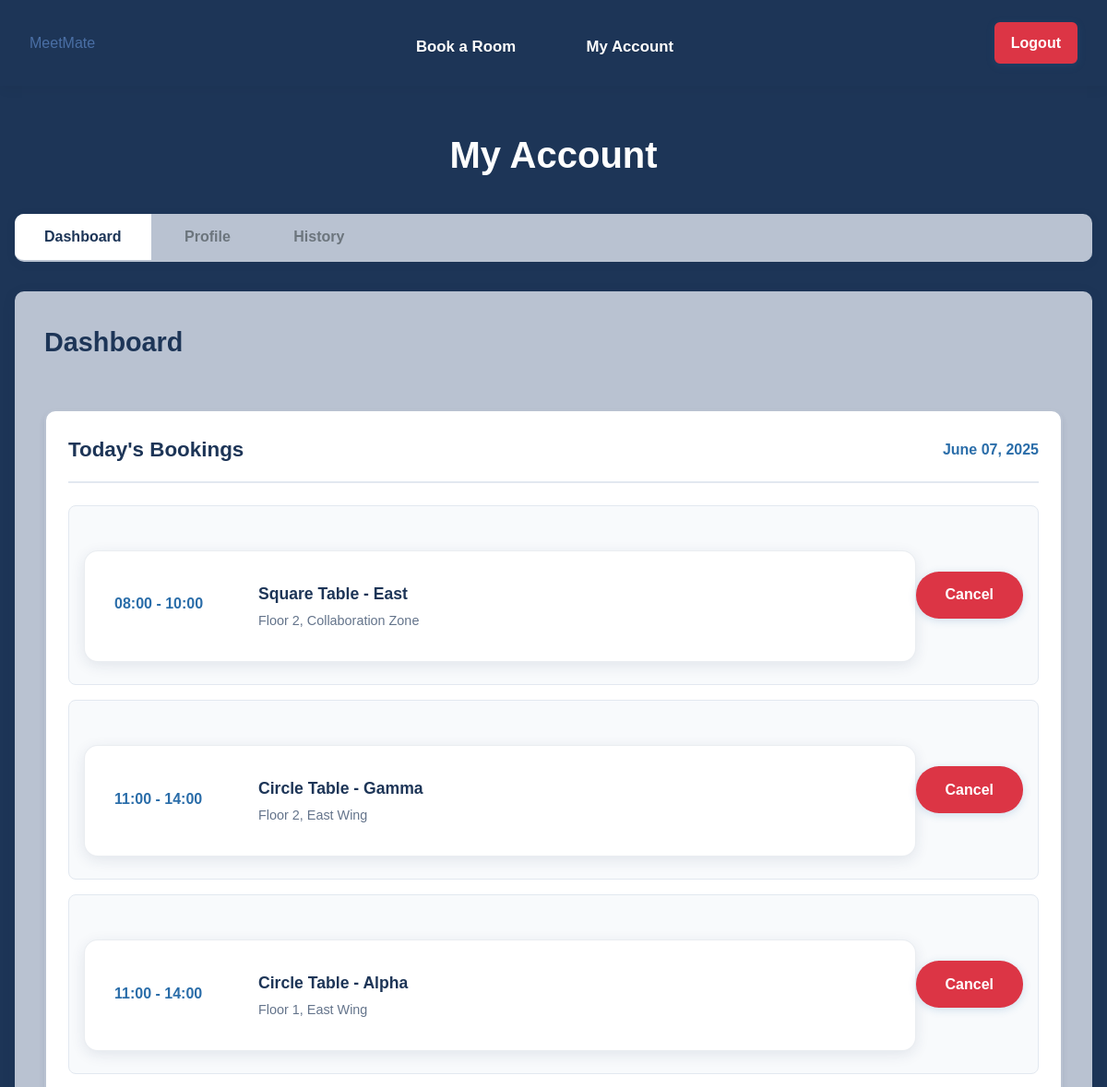
Before: /my_account (signed in, upper part) with the older database file.
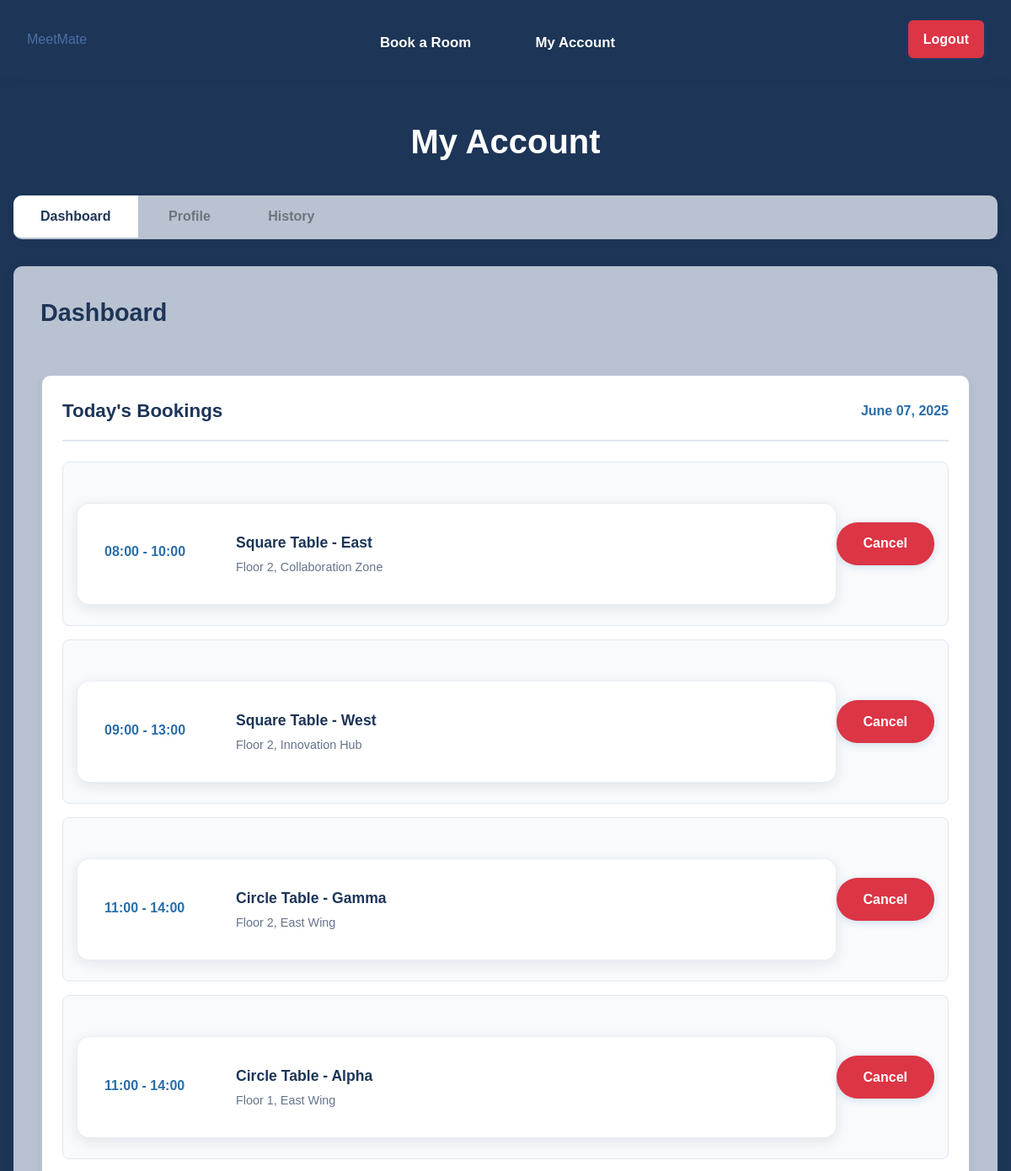
After: the same page with the newer database file.
### tables this page shows
CREATE TABLE bookings (
                id INTEGER PRIMARY KEY AUTOINCREMENT,
                user_id INTEGER NOT NULL,
                room_id INTEGER NOT NULL,
                date TEXT NOT NULL,
                time_start TEXT NOT NULL,
                time_end TEXT NOT NULL,
                booking_admin_id INTEGER,
                notes TEXT,
                FOREIGN KEY (user_id) REFERENCES users (id),
                FOREIGN KEY (room_id) REFERENCES rooms (id),
                FOREIGN KEY (booking_admin_id) REFERENCES users (id)
            );

CREATE TABLE rooms (
                id INTEGER PRIMARY KEY AUTOINCREMENT,
                name TEXT NOT NULL,
                location TEXT NOT NULL,
                capacity INTEGER NOT NULL,
                room_type TEXT DEFAULT 'conference'
            );

### app.py (the view, shortened to what this page needs)
@app.route('/my_account', methods=['GET', 'POST'])
@login_required
def my_account():
    connection = get_database_connection()
    cursor = connection.cursor()
    user_id = session['user_id']
    user = get_user_by_id(user_id)
    if not user:
        flash('User not found', 'error')
        return redirect(url_for('logout'))
    now = datetime.now()
    current_date = now.date()
    current_time = now.time()
    from datetime import date, timedelta
    today = date.today()
    today_str = today.strftime('%Y-%m-%d')
    today_date = today.strftime('%B %d, %Y')
    tomorrow = today + timedelta(days=1)
    next_week = today + timedelta(days=7)
    tomorrow_str = tomorrow.strftime('%Y-%m-%d')
    next_week_str = next_week.strftime('%Y-%m-%d')
    cursor.execute('''
        SELECT
            b.id,
            b.date,
            b.time_start,
            b.time_end,
            b.notes,
            r.name as room_name,
            r.location as room_location
        FROM bookings b
        JOIN rooms r ON b.room_id = r.id
        WHERE b.user_id = ? AND b.date = ?
        ORDER BY b.time_start
    ''', (user_id, today_str))
    user_today_bookings = []
    for row in cursor.fetchall():
        booking = dict(row)
        booking_date = date.fromisoformat(booking['date'])
        booking_start_time = time.fromisoformat(booking['time_start'] + ':00' if len(booking['time_start']) == 5 else booking['time_start'])
        if booking_date == current_date:
            booking['can_cancel'] = current_time < booking_start_time
            booking['status'] = 'Complete' if current_time >= booking_start_time else None
        else:
            booking['can_cancel'] = True
            booking['status'] = None
        user_today_bookings.append(booking)
    cursor.execute('''
        SELECT
            b.id,
            b.date,
            b.time_start,
            b.time_end,
            b.notes,
            r.name as room_name,
            r.location as room_location
        FROM bookings b
        JOIN rooms r ON b.room_id = r.id
        WHERE b.user_id = ? AND b.date >= ? AND b.date <= ?
        ORDER BY b.date, b.time_start
        LIMIT 10
    ''', (user_id, tomorrow_str, next_week_str))
    user_upcoming_bookings = []
    for row in cursor.fetchall():
        booking = dict(row)
        booking_date = date.fromisoformat(booking['date'])
        booking['formatted_date'] = booking_date.strftime('%a, %b %d')
        booking['can_cancel'] = True
        booking['status'] = None
        user_upcoming_bookings.append(booking)
    user_bookings = get_user_bookings(user_id)
    for booking in user_bookings:
        booking_date = date.fromisoformat(booking['date'])
        booking_start_time = time.fromisoformat(booking['time_start'] + ':00' if len(booking['time_start']) == 5 else booking['time_start'])
        if booking_date > current_date:
            booking['can_cancel'] = True
            booking['status'] = 'Confirmed'
        elif booking_date == current_date:
            booking['can_cancel'] = current_time < booking_start_time
            booking['status'] = 'Complete' if current_time >= booking_start_time else 'Confirmed'
        else:
            booking['can_cancel'] = False
            booking['status'] = 'Complete'
    connection.close()
    return render_template('my_account.html',
                         user=user,
                         today_date=today_date,
                         user_today_bookings=user_today_bookings,
                         user_upcoming_bookings=user_upcoming_bookings,
                         bookings=user_bookings)

### app.py (called while the page is built)
def get_database_path():
    app_directory = app.root_path
    instance_directory = os.path.join(app_directory, 'instance')
    os.makedirs(instance_directory, exist_ok=True)
    database_path = os.path.join(instance_directory, 'meetmate.db')
    return database_path

def get_database_connection():
    db_path = get_database_path()
    connection = sqlite3.connect(db_path)
    connection.row_factory = sqlite3.Row
    return connection

def get_user_by_id(user_id):
    connection = get_database_connection()
    cursor = connection.cursor()
    cursor.execute("SELECT * FROM users WHERE id = ?", (user_id,))
    user = cursor.fetchone()
    connection.close()
    if user:
        return dict(user)
    return None

### templates/my_account.html (shortened to what this page needs)
{% extends "base.html" %}
{% block content %}
<div class="admin-dashboard">
    <h1>My Account</h1>
    <div class="admin-tabs">
        <button class="tab-btn active" data-tab="dashboard-tab">Dashboard</button>
        <button class="tab-btn" data-tab="profile-tab">Profile</button>
        <button class="tab-btn" data-tab="history-tab">History</button>
    </div>
      <div class="tab-content">
        <div id="dashboard-tab" class="tab-pane active">
            <div class="section-header">
                <h2>Dashboard</h2>
            </div>
            <div class="dashboard-section">
                <div class="section-header">
                    <h2>Today's Bookings</h2>
                    <span class="date">{{ today_date }}</span>
                </div>
                {% if user_today_bookings %}
                    <div class="bookings-list">
                        {% for booking in user_today_bookings %}
                            <div class="booking-item">
                                <div class="booking-info">
                                    <div class="booking-time">
                                        {{ booking.time_start }} - {{ booking.time_end }}
                                    </div>
                                    <div class="booking-details">
                                        <strong>{{ booking.room_name }}</strong>
                                        <div class="booking-location">
                                            {{ booking.room_location }}
                                        </div>
                                    </div>
                                </div>
                                <div class="booking-actions">
                                    {% if booking.can_cancel %}
                                        <a href="{{ url_for('cancel_booking', booking_id=booking.id) }}"
                                           class="btn btn-danger btn-small"
                                           onclick="return confirm('Are you sure you want to cancel this booking?')">
                                            Cancel
                                        </a>
                                    {% elif booking.status == 'Complete' %}
                                        <div class="booking-status">
                                            <span class="status-completed">Complete</span>
                                        </div>
                                    {% endif %}
                                </div>
                            </div>
                        {% endfor %}
                    </div>                {% else %}
                    <div class="no-bookings">
                        <p>No bookings scheduled for today</p>
                    </div>
                {% endif %}
            </div>
        </div>
    </div>
</div>
{% endblock %}

Changed rows visible on the page:
added bookings: time_start "09:00", time_end "13:00", room_name "Square Table - West", room_location "Floor 2, Innovation Hub"
